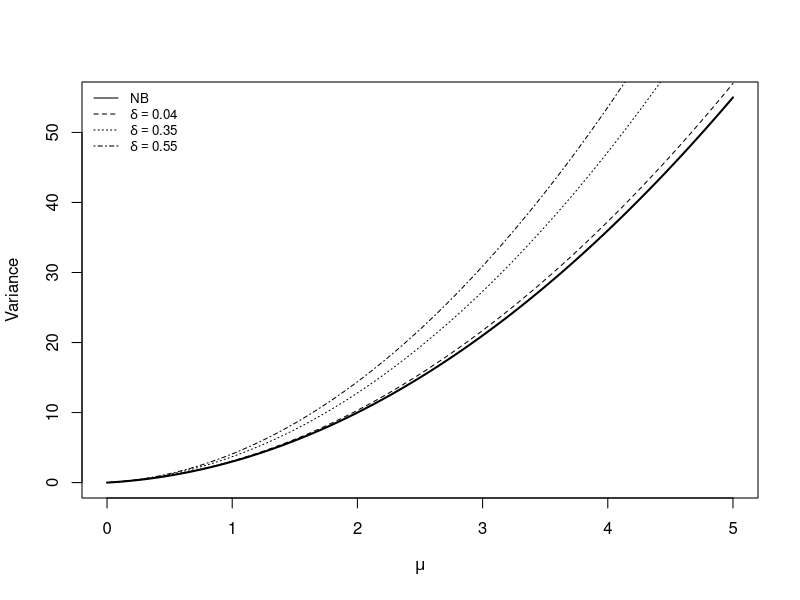
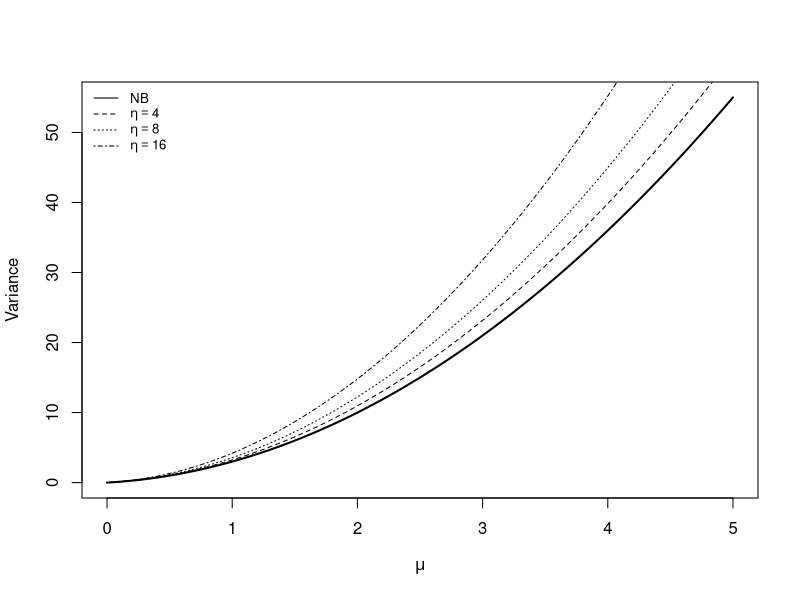
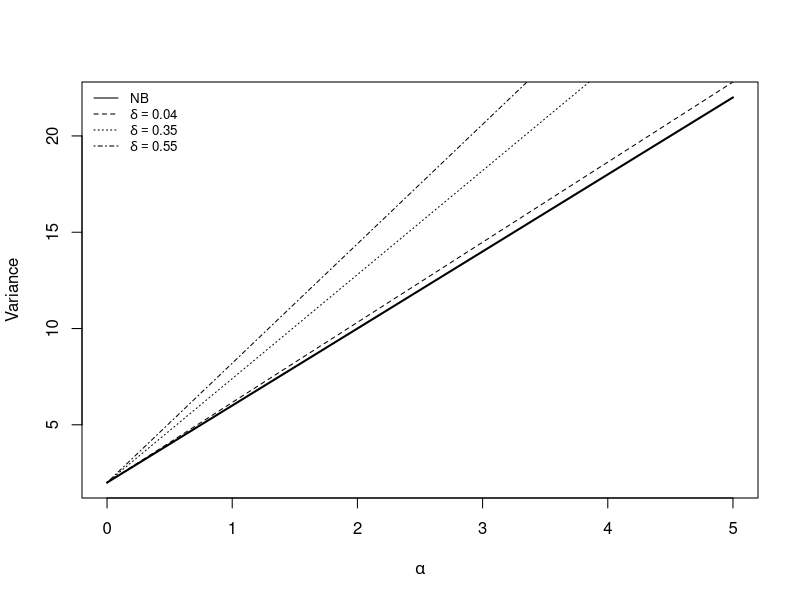
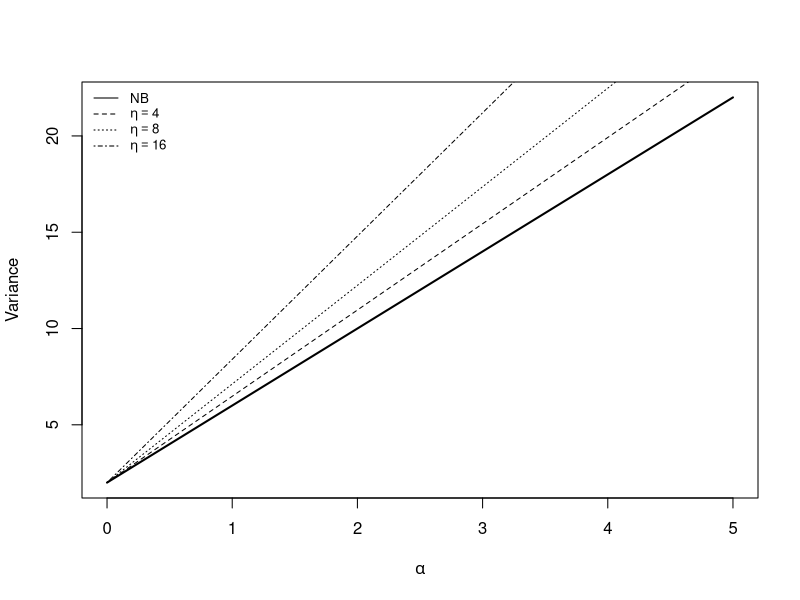

These charts were generated, in order, by the following R code:
## ---- chunk 1
knitr::opts_chunk$set(echo = TRUE)
## ---- chunk 2

mu <- seq(0, 5, by = 0.0001)
delta1 <- 0.04
delta2 <- 0.35
delta3 <- 0.55
eta <- 2
alpha <- 2

nb_variance <- mu + (alpha*mu**2)
variance1 <- mu + ((1 - delta1) + delta1*eta) * (alpha*mu**2)
variance2 <- mu + ((1 - delta2) + delta2*eta) * (alpha*mu**2)
variance3 <- mu + ((1 - delta3) + delta3*eta) * (alpha*mu**2)

png(filename = "var_mu_different_delta.png", width = 6, height = 7.5, res = 300, units = "in")

# Plot empirical probabilities
plot(mu, 
     nb_variance, 
     type = "l", pch = 10, lwd = 2,
     xlab = expression(mu), 
     ylab = "Variance",
     lty = 1)

# Compute theoretical Poisson probabilities
y1 <- variance1
y2 <- variance2
y3 <- variance3

# Add second line and points (Poisson)

lines(mu, y1, type = "l", lty = 2)

lines(mu, y2, type = "l", lty = 3)

lines(mu, y3, type = "l", lty = 4)

# Add legend
legend("topleft",
       legend = c("NB", expression(delta == 0.04), expression(delta == 0.35), expression(delta == 0.55)),
       lty = c(1, 2, 3, 4),
       bty = "n",
       cex = 0.8)
dev.off()

## ---- chunk 3

mu <- seq(0, 5, by = 0.0001)
delta <- 0.04
eta1 <- 4
eta2 <- 8
eta3 <- 16
alpha <- 2

nb_variance <- mu + (alpha*mu**2)
variance1 <- mu + ((1 - delta) + delta*eta1) * (alpha*mu**2)
variance2 <- mu + ((1 - delta) + delta*eta2) * (alpha*mu**2)
variance3 <- mu + ((1 - delta) + delta*eta3) * (alpha*mu**2)

png(filename = "var_mu_different_eta.png", width = 6, height = 7.5, res = 300, units = "in")

# Plot empirical probabilities
plot(mu, 
     nb_variance, 
     type = "l", pch = 10, lwd = 2,
     xlab = expression(mu), 
     ylab = "Variance",
     lty = 1)

# Compute theoretical Poisson probabilities
y1 <- variance1
y2 <- variance2
y3 <- variance3

# Add second line and points (Poisson)

lines(mu, y1, type = "l", lty = 2)

lines(mu, y2, type = "l", lty = 3)

lines(mu, y3, type = "l", lty = 4)

# Add legend
legend("topleft",
       legend = c("NB", expression(eta == 4), expression(eta == 8), expression(eta == 16)),
       lty = c(1, 2, 3, 4),
       bty = "n",
       cex = 0.8)
dev.off()
## ---- chunk 4

alpha <- seq(0, 5, by = 0.0001)
delta1 <- 0.04
delta2 <- 0.35
delta3 <- 0.55
eta <- 2
mu <- 2

nb_variance <- mu + (alpha*mu**2)
variance1 <- mu + ((1 - delta1) + delta1*eta) * (alpha*mu**2)
variance2 <- mu + ((1 - delta2) + delta2*eta) * (alpha*mu**2)
variance3 <- mu + ((1 - delta3) + delta3*eta) * (alpha*mu**2)

png(filename = "var_alpha_different_delta.png", width = 6, height = 7.5, res = 300, units = "in")

# Plot empirical probabilities
plot(alpha, 
     nb_variance, 
     type = "l", pch = 10, lwd = 2,
     xlab = expression(alpha), 
     ylab = "Variance",
     lty = 1)

# Compute theoretical Poisson probabilities
y1 <- variance1
y2 <- variance2
y3 <- variance3

# Add second line and points (Poisson)

lines(alpha, y1, type = "l", lty = 2)

lines(alpha, y2, type = "l", lty = 3)

lines(alpha, y3, type = "l", lty = 4)

# Add legend
legend("topleft",
       legend = c("NB", expression(delta == 0.04), expression(delta == 0.35), expression(delta == 0.55)),
       lty = c(1, 2, 3, 4),
       bty = "n",
       cex = 0.8)
dev.off()

## ---- chunk 5

alpha <- seq(0, 5, by = 0.0001)
delta <- 0.04
eta1 <- 4
eta2 <- 8
eta3 <- 16
mu <- 2

nb_variance <- mu + (alpha*mu**2)
variance1 <- mu + ((1 - delta) + delta*eta1) * (alpha*mu**2)
variance2 <- mu + ((1 - delta) + delta*eta2) * (alpha*mu**2)
variance3 <- mu + ((1 - delta) + delta*eta3) * (alpha*mu**2)

png(filename = "var_alpha_different_eta.png", width = 6, height = 7.5, res = 300, units = "in")

# Plot empirical probabilities
plot(alpha, 
     nb_variance, 
     type = "l", pch = 10, lwd = 2,
     xlab = expression(alpha), 
     ylab = "Variance",
     lty = 1)

# Compute theoretical Poisson probabilities
y1 <- variance1
y2 <- variance2
y3 <- variance3

# Add second line and points (Poisson)

lines(alpha, y1, type = "l", lty = 2)

lines(alpha, y2, type = "l", lty = 3)

lines(alpha, y3, type = "l", lty = 4)

# Add legend
legend("topleft",
       legend = c("NB", expression(eta == 4), expression(eta == 8), expression(eta == 16)),
       lty = c(1, 2, 3, 4),
       bty = "n",
       cex = 0.8)

dev.off()
